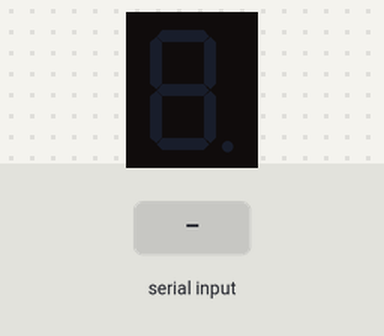
This sketch was run on a simulated Arduino Uno, built with avr-gcc and run on an emulated ATmega328P. On the bench: 1-digit seven-segment display. Wiring (inferred from the names in the program): 1-digit 7-segment display, segments lit when HIGH: segments pin 2, pin 3, pin 4, pin 5, pin 6, pin 7, pin 8. Inputs (shaded band) come from the test bench. The segment pins are drawn as the display they are named for.

Above: at 1.2 s.
1.3 s: "one\n" received over the second serial link
At 2.5 s:
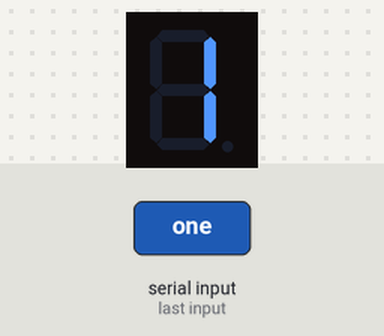
2.8 s: "four\n" received over the second serial link
At 3.9 s:
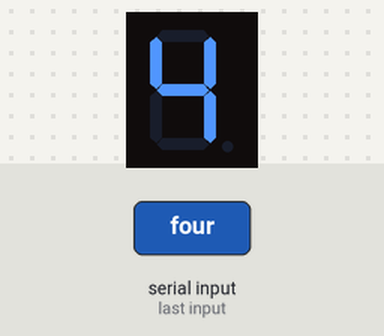
4.3 s: "five\n" received over the second serial link
At 5.0 s:
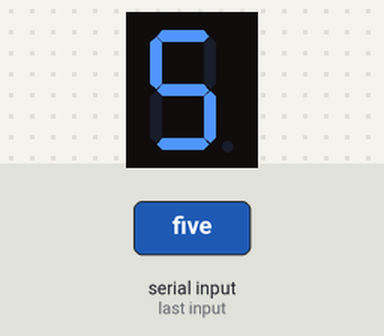
5.8 s: "1\n" received over the second serial link
At 6.2 s:
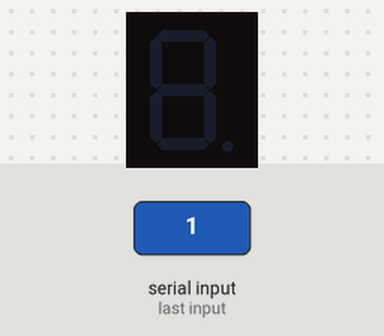
Timing chart, 0 to 8.3 s (numbered marks = the images above; inputs shaded):
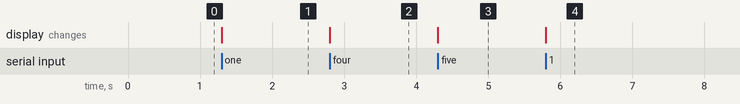

The sketch:

IEEE_Ghostech_Project.ino
```cpp
#include <SoftwareSerial.h>
#define a 2
#define b 3
#define c 4
#define d 5
#define e 6
#define f 7
#define g 8
#define tx 9
#define rx 10
SoftwareSerial obj(rx,tx);
void setup(){
  pinMode(a,OUTPUT);
  pinMode(b,OUTPUT);
  pinMode(c,OUTPUT);
  pinMode(d,OUTPUT);
  pinMode(e,OUTPUT);
  pinMode(f,OUTPUT);
  pinMode(g,OUTPUT);
  obj.begin(9600);

  }
void loop()
{
  if (obj.available() > 0 )
  {
    String name = obj.readStringUntil('\n');
    name.trim();
    if(name == "one")
    {
      digitalWrite(a,LOW);
      digitalWrite(b,HIGH);
      digitalWrite(c,HIGH);
      digitalWrite(d,LOW);
      digitalWrite(e,LOW);
      digitalWrite(f,LOW);
      digitalWrite(g,LOW);


    }
    else if(name == "four")
    {
      digitalWrite(a,LOW);
      digitalWrite(b,HIGH);
      digitalWrite(c,HIGH);
      digitalWrite(d,LOW);
      digitalWrite(e,LOW);
      digitalWrite(f,HIGH);
      digitalWrite(g,HIGH);
    }
    else if(name == "five")
    {
      digitalWrite(a,HIGH);
      digitalWrite(b,LOW);
      digitalWrite(c,HIGH);
      digitalWrite(d,HIGH);
      digitalWrite(e,LOW);
      digitalWrite(f,HIGH);
      digitalWrite(g,HIGH);

}
 else {
      digitalWrite(a,LOW);
      digitalWrite(b,LOW);
      digitalWrite(c,LOW);
      digitalWrite(d,LOW);
      digitalWrite(e,LOW);
      digitalWrite(f,LOW);
      digitalWrite(g,LOW);
 }
 }

 }
```

Measured:
- after the input at 1.3 s, the display: changes at once (image 1)
- after the input at 2.8 s, the display: changes at once (image 2)
- after the input at 4.3 s, the display: changes at once (image 3)
- after the input at 5.8 s, the display: changes at once (image 4)
